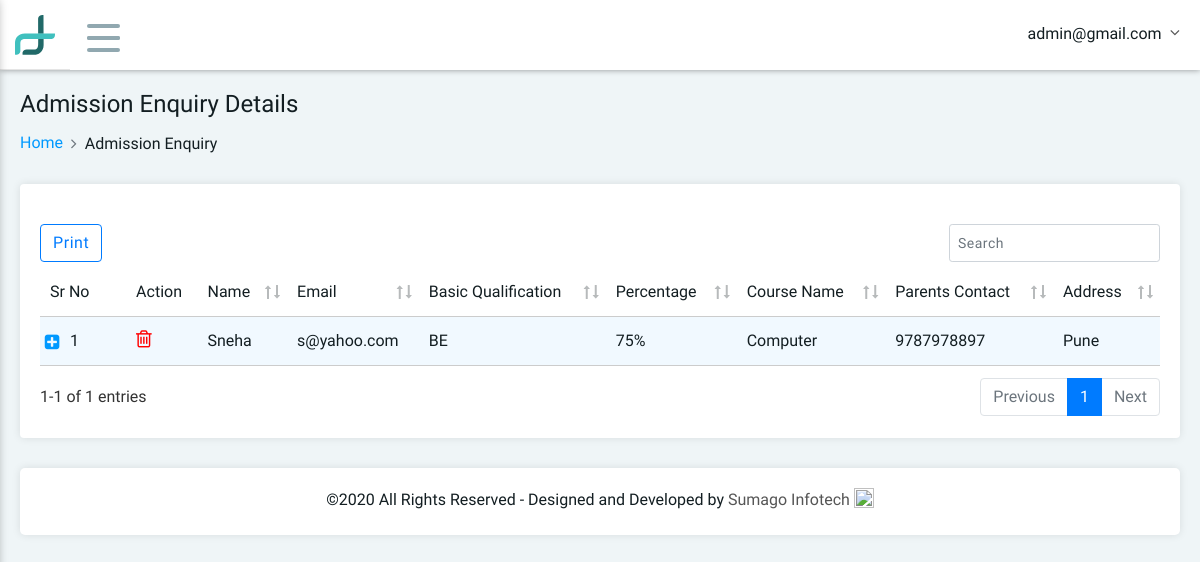
/enquiry.php (signed in), run on the app's committed database.
### tables this page shows
CREATE TABLE IF NOT EXISTS `tbl_enquiry` (
  `fld_enquiry_id` int(11) NOT NULL,
  `fld_enquiry_name` varchar(100) NOT NULL,
  `fld_enquiry_email` varchar(255) NOT NULL,
  `fld_enquiry_basic_qualification` varchar(50) NOT NULL,
  `fld_enquiry_percentage` varchar(50) NOT NULL,
  `fld_enquiry_course_name` varchar(50) NOT NULL,
  `fld_enquiry_parents_contact_no` varchar(10) NOT NULL,
  `fld_enquiry_address` text NOT NULL,
  `fld_created_date` datetime NOT NULL DEFAULT CURRENT_TIMESTAMP,
  `fld_modified_date` datetime NOT NULL DEFAULT CURRENT_TIMESTAMP ON UPDATE CURRENT_TIMESTAMP,
  `fld_delete` int(11) NOT NULL
);

### enquiry.php (the view, shortened to what this page needs)
<!DOCTYPE html>
<html>
<head>
	<?php include('include/head.php'); ?>
	<link rel="stylesheet" type="text/css" href="src/plugins/datatables/media/css/jquery.dataTables.css">
	<link rel="stylesheet" type="text/css" href="src/plugins/datatables/media/css/dataTables.bootstrap4.css">
	<link rel="stylesheet" type="text/css" href="src/plugins/datatables/media/css/responsive.dataTables.css">
</head>
<body>
	<?php include('include/header.php'); ?>
	<div class="main-container">
		<div class="pd-ltr-20 customscroll customscroll-10-p height-100-p xs-pd-20-10">
			<div class="min-height-200px">
				<div class="page-header">
					<div class="row">
						<div class="col-md-6 col-sm-12">
							<div class="title">
								<h4>Admission Enquiry Details</h4>
							</div>
							<nav aria-label="breadcrumb" role="navigation">
								<ol class="breadcrumb">
									<li class="breadcrumb-item"><a href="dashboard.php">Home</a></li>
									<li class="breadcrumb-item active" aria-current="page">Admission Enquiry</li>
								</ol>
							</nav>
						</div>
					</div>
				</div>
				<div class="pd-20 bg-white border-radius-4 box-shadow mb-30">
					<div class="row">
						<table class="stripe hover data-table-export nowrap">
							<thead>
								<tr>
									<th class="table-plus datatable-nosort">Sr No</th>
									<th class="datatable-nosort">Action</th>
									<th>Name</th>
                                    <th>Email</th>
                                    <th>Basic Qualification</th>
                                    <th>Percentage</th>
                                    <th>Course Name</th>
                                    <th>Parents Contact</th>
                                    <th>Address</th>
								</tr>
							</thead>
							<tbody>
							<?php
                                $count=0;
                                $query="select * from tbl_enquiry where fld_delete='0' order by fld_enquiry_id desc";
                                $row=mysqli_query($connect,$query) or die(mysqli_error($connect));
                                while($fetch=mysqli_fetch_array($row)) {
                                extract($fetch);
                            ?>
                                <tr>
                                   <td><?php echo ++$count; ?></td>
									<td>
										<a href="enquiry_delete.php?fld_enquiry_id=<?php echo $fetch['fld_enquiry_id'] ?>" onclick="return confirm('Are you sure to Delete Enquiry')" class="fa fa-trash-o"  style="color: red;font-size: 20px;">
                                        </a>
									</td>
									<td><?php echo $fld_enquiry_name; ?></td>
                                    <td><?php echo $fld_enquiry_email; ?></td>
                                    <td><?php echo $fld_enquiry_basic_qualification; ?></td>
                                    <td><?php echo $fld_enquiry_percentage ?></td>
                                    <td><?php echo $fld_enquiry_course_name; ?></td>
                                    <td><?php echo $fld_enquiry_parents_contact_no; ?></td>
                                    <td><?php echo $fld_enquiry_address; ?></td>
                                </tr>
                                            <?php } ?>
							</tbody>
						</table>
					</div>
				</div>
			</div>
			<?php include('include/footer.php'); ?>
		</div>
	</div>
</body>
</html>

### include/header.php (shortened to what this page needs)
<?php include "config.php";
 ?>
	<div class="header clearfix">
		<div class="header-right">
			<div class="brand-logo">
				<a href="#">
					<img src="vendors/images/logo.png" alt="" class="mobile-logo">
				</a>
			</div>
			<div class="menu-icon">
				<span></span>
				<span></span>
				<span></span>
			</div>
			<div class="user-info-dropdown">
				<div class="dropdown">
					<a class="dropdown-toggle" href="#" role="button" data-toggle="dropdown">
						<?php
                            $query=mysqli_query($connect,"select * from tbl_admin where fld_email='".$_SESSION['email']."'") or die(mysqli_error($connect));
                            $fetch=mysqli_fetch_array($query);
                            extract($fetch);
                        ?>
						<span class="user-name"><?php echo $fetch['fld_email']; ?></span>
					</a>
				</div>
			</div>
		</div>
	</div>

### data on the page
tbl_enquiry: fld_enquiry_name "Sneha", fld_enquiry_email "s@yahoo.com", fld_enquiry_basic_qualification "BE", fld_enquiry_percentage "75%", fld_enquiry_course_name "Computer", fld_enquiry_parents_contact_no "9787978897", fld_enquiry_address "Pune"

### other printed values
$fetch['fld_email'] "admin@gmail.com"
